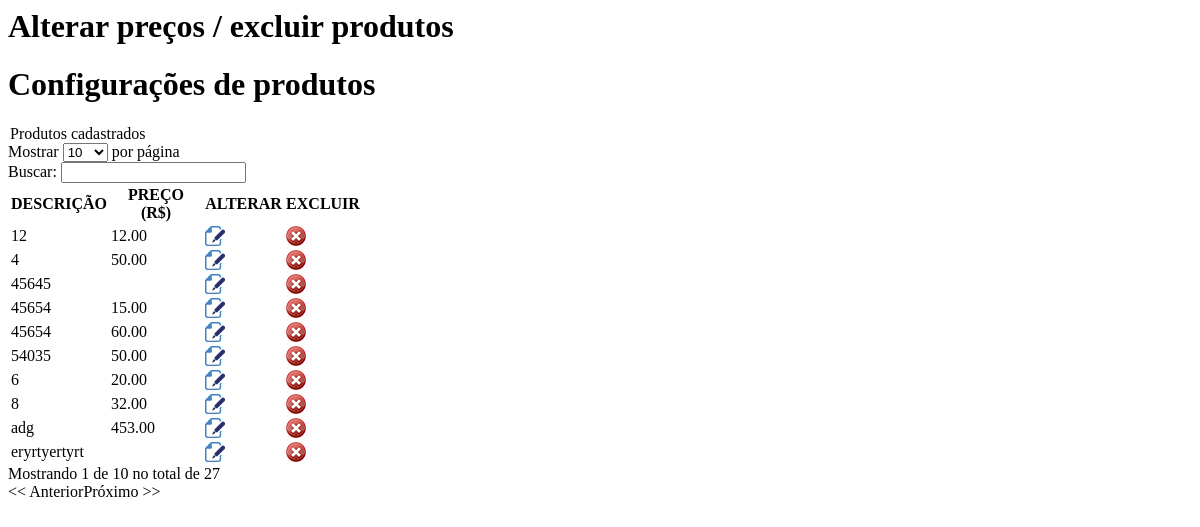
/alterapreco.php, run on an earlier commit of the app's database.
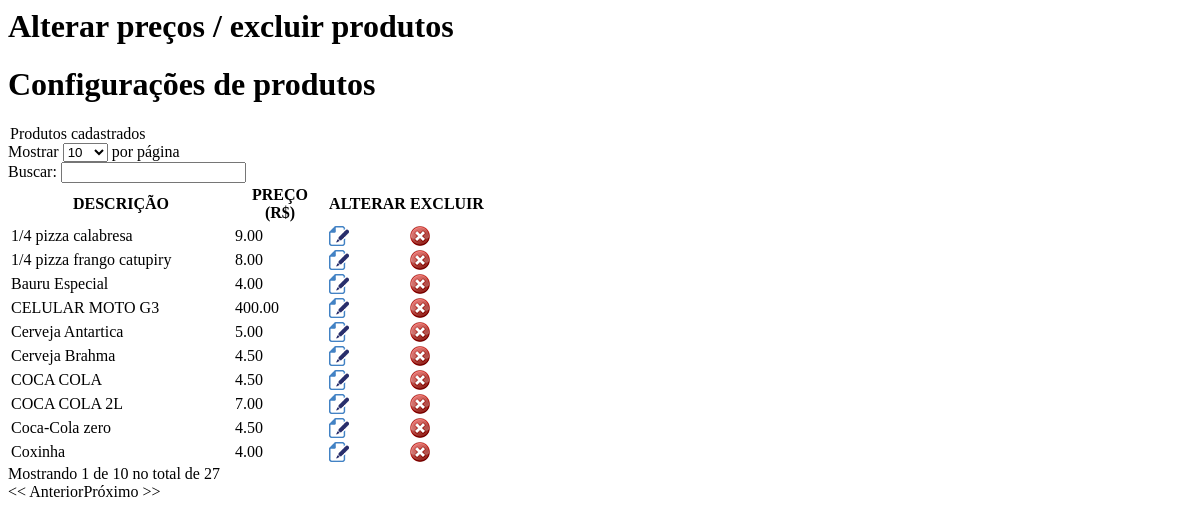
And on a later commit of the database.
### tables this page shows
CREATE TABLE `tbl_produtos` (
  `cod` int(11) NOT NULL AUTO_INCREMENT,
  `nome` varchar(150) NOT NULL,
  `img` varchar(36) NOT NULL,
  `preco` varchar(10) NOT NULL,
  `id_categoria` int(30) NOT NULL,
  `destino` int(1) NOT NULL,
  PRIMARY KEY (`cod`)
);

### alterapreco.php (the view, shortened to what this page needs)
<h1>Alterar preços / excluir produtos</h1>
<div class="container">
<div class="bs-docs-section" >
<div class="row">
   <div class="col-lg-12">
      <div class="page-header">
         <h1 id="forms">Configurações de produtos</h1>
      </div>
   </div>
</div>
<div class="bs-docs-section">
<div class="row">
<div class="col-lg-12">
   <div class="bs-component">
      <legend>Produtos cadastrados</legend>
      <table class="well display dataTable table table-striped table-bordered" id="example">
         <thead>
            <tr>
               <th>DESCRIÇÃO</th>
               <th>PREÇO (R$)</th>
               <th>ALTERAR</th>
               <th>EXCLUIR</th>
            </tr>
         </thead>
         <tbody>
            <?php
               @$pesquizar = $_POST['pesquizar'];
               $sql_select = mysql_query("SELECT * FROM tbl_produtos WHERE nome like'$pesquizar%' ORDER BY nome ASC");
               while($ver = mysql_fetch_array($sql_select)){
               ?>
            <tr>
               <td><?php echo $ver['nome'] ?>
               </td>
               <td><?php echo str_replace(",",".",$ver['preco']); ?></td>
               <td>
                  <a href="#" onclick="$('#<?php echo $ver['cod']?>').show('slow'); $('#<?php echo $ver['cod']?>').load('updatePreco.php?cod=<?php echo $ver['cod']?>');  return false">
                  <img src="imagens/file_edit.png" width="20" height="20" border="0" />
                  </a>
               </td>
               <td >
                  <a href="javascript:confirmardel('?cod=<?php echo $ver['cod']?>')"><img src="imagens/excluir.png" width="20" height="20" border="0" /></a>
               </td>
            </tr>
            <?php } ?>
      </table>
   </div>
</div>

What changed in the data, as far as the page shows it:
removed tbl_produtos: nome "12", preco "12.00"
removed tbl_produtos: nome "4", preco "50.00"
removed tbl_produtos: nome "45645"
removed tbl_produtos: nome "45654", preco "15.00"
removed tbl_produtos: nome "45654", preco "60.00"
removed tbl_produtos: nome "54035", preco "50.00"
removed tbl_produtos: nome "6", preco "20.00"
removed tbl_produtos: nome "8", preco "32.00"
removed tbl_produtos: nome "adg", preco "453.00"
removed tbl_produtos: nome "eryrtyertyrt"
added tbl_produtos: nome "1/4 pizza calabresa", preco "9.00"
added tbl_produtos: nome "1/4 pizza frango catupiry", preco "8.00"
added tbl_produtos: nome "Bauru Especial", preco "4.00"
added tbl_produtos: nome "CELULAR MOTO G3", preco "400.00"
added tbl_produtos: nome "Cerveja Antartica", preco "5.00"
added tbl_produtos: nome "Cerveja Brahma", preco "4.50"
added tbl_produtos: nome "COCA COLA", preco "4.50"
added tbl_produtos: nome "COCA COLA 2L", preco "7.00"
added tbl_produtos: nome "Coca-Cola zero", preco "4.50"
added tbl_produtos: nome "Coxinha", preco "4.00"
